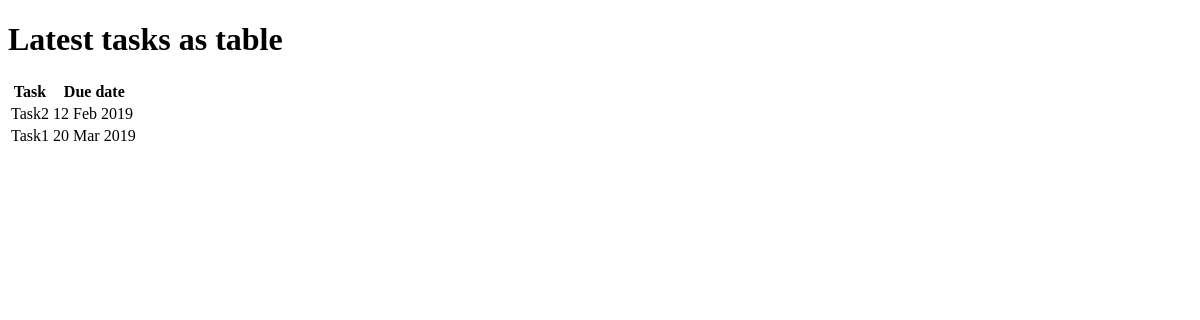
/demos/table, run on an earlier commit of the app's database.
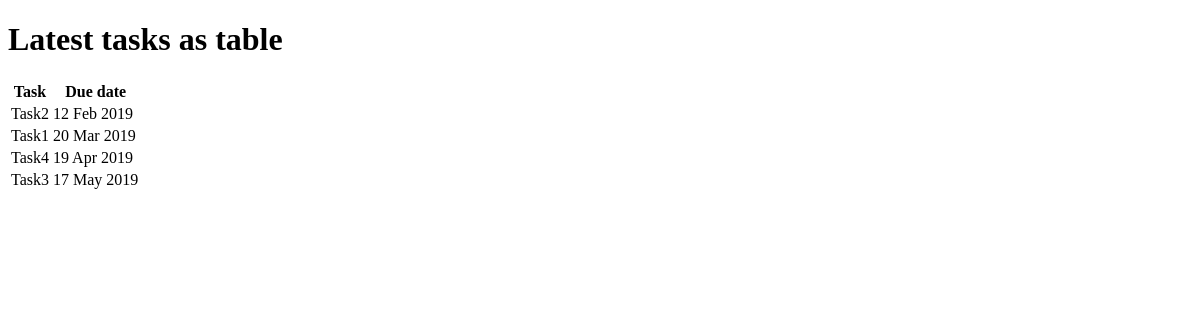
And on a later commit of the database.
### todo_app/models.py (models this page shows, shortened)
class Task(models.Model):
  id = models.AutoField(primary_key=True)
  title = models.CharField('Title', max_length=100, help_text="Task Title")
  description = models.TextField('Description', null=True, help_text="Task Description")
  due = models.DateTimeField('due', default=days_from_now_1, help_text="Task Due (default - 1 day from now)")
  created = models.DateTimeField(auto_now_add=True)
  completed = models.BooleanField(default=False)

### demos/views.py (the view)
# urls.py: path('table', views.table, name='table'),
def table(request):
    latest_tasks = Task.objects.order_by('due')[:5]
    context = {
        'latest_tasks': latest_tasks
    }
    template_file = 'demos/table.html'
    return render(request, template_file, context)

### demos/templates/demos/table.html (shortened to what this page needs)
<!DOCTYPE html>
<html>
<head>
</head>
<body>
    <h1>Latest tasks as table</h1>
    {% if latest_tasks %}
        <table>
            <tr><th>Task</th><th>Due date</th></tr>
            {% for task in latest_tasks %}
                <tr><td>{{ task.title }}</td><td>{{ task.due | date:"d M Y" }}</td></tr>
            {% endfor %}
        </table>
    {% else %}
        <p>No task left</p>
    {% endif %}
</body>
</html>

What changed in the data, as far as the page shows it:
added Task: title "Task4", due "19 Apr 2019"
added Task: title "Task3", due "17 May 2019"
